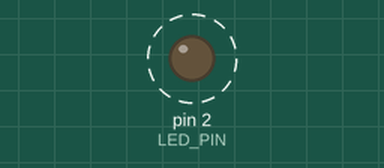
This sketch was run on a simulated Arduino Uno, built with avr-gcc and run on an emulated ATmega328P. On the bench: output pins drawn as LEDs (lit = HIGH). Dashed ring = blinking.

Above: at 0.2 s.
Timing chart, 0 to 3.0 s (numbered marks = the images above):
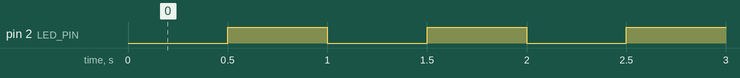

Measured:
- by itself, pin 2 (LED_PIN): alternates HIGH for 0.50 s and LOW for 0.50 s

The sketch:

ex02.ino
```cpp
#define LED_PIN 2
unsigned long now, lastFlip = 0;
const unsigned long INTERVAL = 500;

void setup(){
  pinMode(LED_PIN, OUTPUT);
}
void loop(){
  now = millis();
  // 间隔500ms翻转一次，1Hz闪烁
  if(now - lastFlip >= INTERVAL){
    digitalWrite(LED_PIN, !digitalRead(LED_PIN));
    lastFlip = now;
  }
}
```
